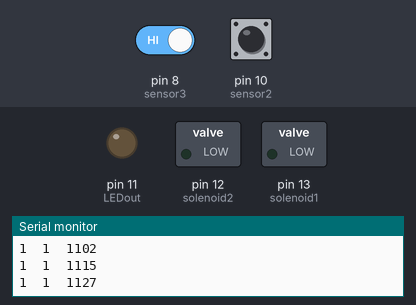
Simulated run of this sketch. Board: Arduino Uno, built with avr-gcc and run on an emulated ATmega328P. Shown: switched loads named in the sketch (green lamp = pin HIGH), output pins drawn as LEDs (lit = HIGH), the last lines printed to the serial monitor. Dashed ring = blinking. Inputs (shaded band) come from the test bench; at power-on: pin 10 (sensor2) HIGH, pin 8 (sensor3) HIGH. Random numbers use the default seed unless the sketch sets one.

Above: at 1.2 s.
1.3 s: pin 10 (sensor2) driven LOW
At 1.41 s:
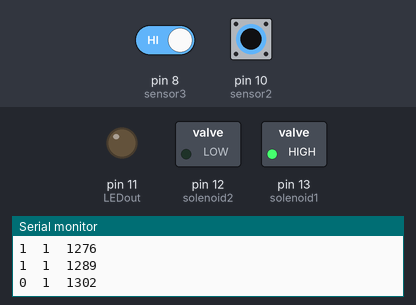
3.0 s: pin 8 (sensor3) driven LOW
At 3.12 s:
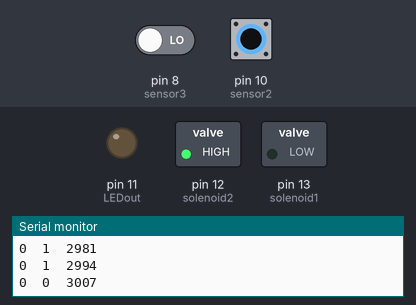
6.0 s: pin 10 (sensor2) driven HIGH
7.5 s: pin 10 (sensor2) pulsed LOW 2 times (0.12 s each, 0.3 s apart)
At 7.61 s:
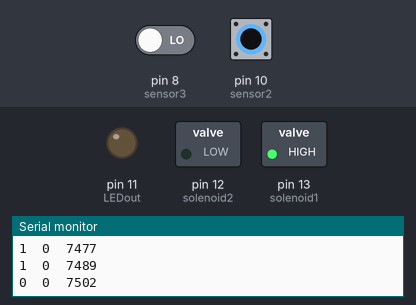
11.1 s: pin 10 (sensor2) pulsed LOW 2 times (0.12 s each, 0.3 s apart)
At 11.41 s:
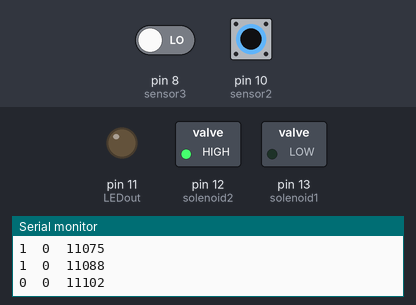
Timing chart, 0 to 14.1 s (numbered marks = the images above; inputs shaded):
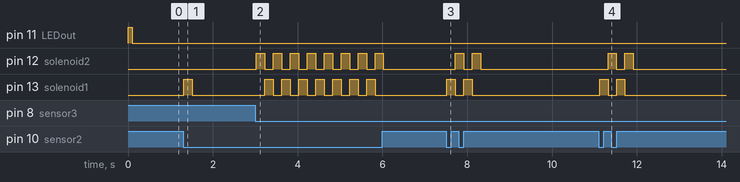

The sketch:

LTrack_09222021.ino
```cpp
static int solenoid1 = 13 ; //
static int sensor1 = 9; //


static int solenoid2 = 12 ; //
static int sensor2 = 10; //

static int sensor3 = 8;

int LEDout = 11;

static boolean ON = HIGH;
static boolean OFF = !ON;

int durL = 200; // duration left solenoid opens
int durR = 200; // duration right solenoid opens
int LED = 0;
int left = 0;     // variable for reading the pin status
int L_left = 0;
int right = 0;
int time1 = 0;
int time2 = 0;
int dur = 0;

boolean middle = 0;
boolean donePulseM = false;
boolean donePulseL = false;
boolean donePulseR = false;

boolean nextLeft = 0;
boolean nextRight = 1;


void setup() {
      Serial.begin(9600);
      pinMode(solenoid1, OUTPUT);
      digitalWrite(solenoid1,LOW);

        pinMode(solenoid2, OUTPUT);
      digitalWrite(solenoid2,LOW);

       pinMode(LEDout, OUTPUT);
      digitalWrite(LEDout,LOW);


      pinMode(sensor1, INPUT);
     pinMode(sensor2, INPUT);
      pinMode(sensor3, INPUT);
  digitalWrite(sensor1,HIGH);
   digitalWrite(sensor2,HIGH);
      digitalWrite(sensor3,HIGH);
  time1 = millis();

}


void loop(){

  time2 = millis();
  dur = time2-time1;

  if (dur > LED) {
     digitalWrite(LEDout,HIGH);
      delay(100);
      digitalWrite(LEDout,LOW);
      time1 = time2;

  LED = random(20000, 30000);

  }

   left = digitalRead(sensor3);  // read input value
    right = digitalRead(sensor2);  // read input value

   Serial.print(right);

   Serial.print("  ");

   Serial.print(left);

    Serial.print("  ");

     Serial.println(dur);


    if (nextRight == true && !right ){
     digitalWrite(solenoid1,HIGH);
      delay(durR);
      digitalWrite(solenoid1,LOW);

   //Serial.println(right);
      nextRight = false;


    }

    if ( (nextRight ==false ) && (!left )) {
    digitalWrite(solenoid2,HIGH);
      delay(durL);
      digitalWrite(solenoid2,LOW);
 //    Serial.println(0);

      nextRight = true;
    }

}
```

Measured:
- after the input at 1.3 s, pin 13 (solenoid1): LOW → HIGH at once, → LOW 0.20 s later
- after the input at 3.0 s, pin 12 (solenoid2): alternates HIGH for 0.20 s and LOW for 0.20 s, starting at once; pin 13 (solenoid1): alternates HIGH for 0.20 s and LOW for 0.20 s, starting after 0.22 s
- after the input at 7.5 s, pin 12 (solenoid2): alternates HIGH for 0.20 s and LOW for 0.20 s, 4 changes in all, then stays LOW, starting after 0.22 s; pin 13 (solenoid1): alternates HIGH for 0.20 s and LOW for 0.20 s, 4 changes in all, then stays LOW, starting at once
- after the input at 11.1 s, pin 12 (solenoid2): alternates HIGH for 0.20 s and LOW for 0.20 s, 4 changes in all, then stays LOW, starting after 0.22 s; pin 13 (solenoid1): alternates HIGH for 0.20 s and LOW for 0.20 s, 4 changes in all, then stays LOW, starting at once
